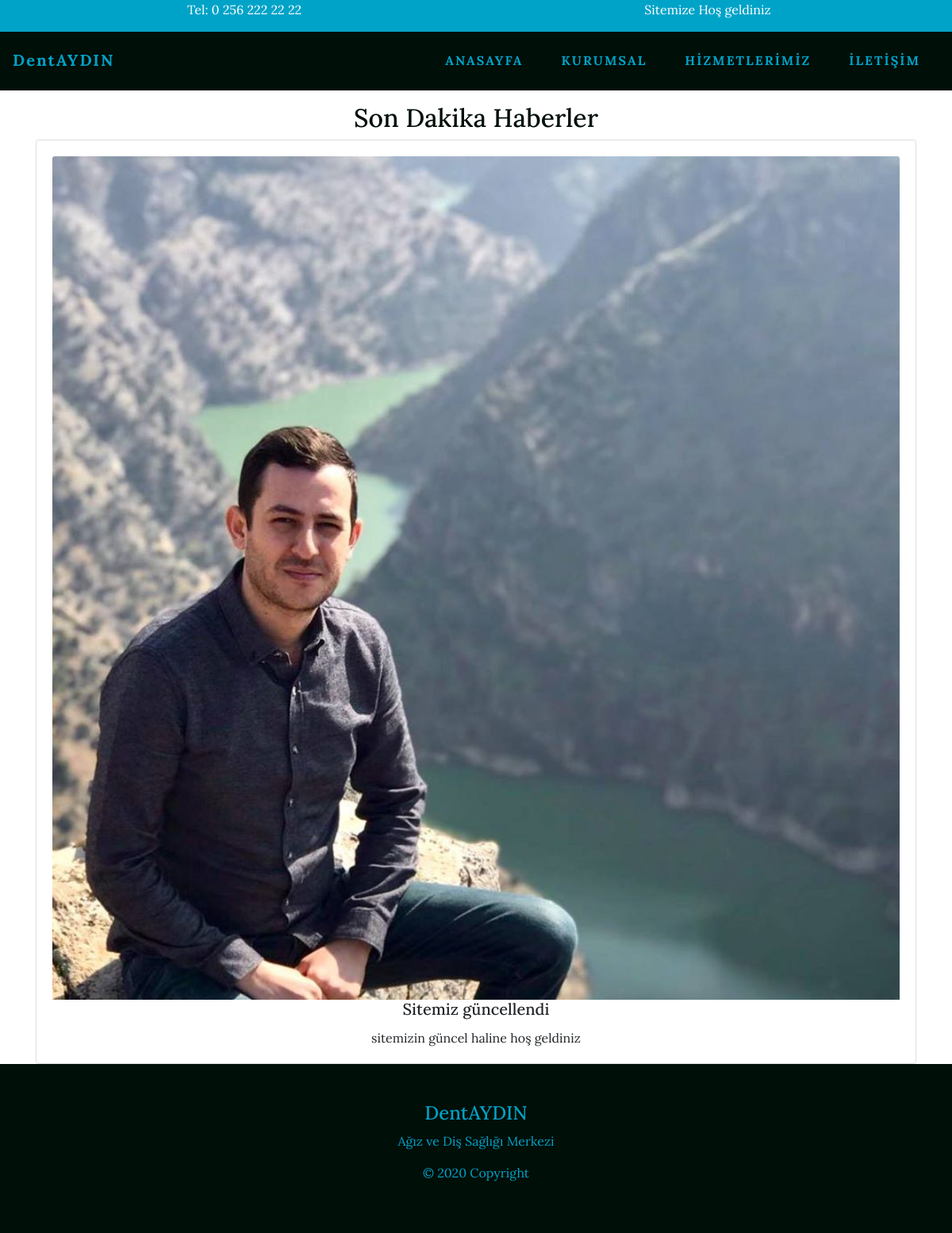
The app's page /posts/4/ with its own data.
### news/models.py (models this page shows, shortened)
class LatestPost(models.Model):
    LatestTitle = models.CharField(max_length=100, verbose_name="Başlık")
    LatestImage = models.ImageField(upload_to='images/', null=True)
    LatestContent = RichTextField(verbose_name="İçerik")
    date = models.DateTimeField(auto_now_add=True)

### news/views.py (the view)
# urls.py: path('posts/<int:id>/', LatestPostDetail.as_view(), name="latestpost_detail")
class LatestPostDetail(DetailView):
    model = LatestPost
    template_name = "posts/latestpost_detail.html"
    queryset = LatestPost.objects.all()
    def get_object(self):
        id_ = self.kwargs.get("id")
        return get_object_or_404(LatestPost, id=id_)

### templates/posts/latestpost_detail.html
{% extends 'base.html' %} {% block content %} {% load static %}
<div class="container">
    <div class="row mt-3">
        <div class="col-sm-12 text-center">
            <h2>Son Dakika Haberler</h2>
            <div class="card" style="width: auto;">
                <div class="card-body">
                    <img class="card-img-top img-fluid" src="{{object.LatestImage.url}}" />
                    <h5 class="card-title">{{object.LatestTitle}}</h5>
                    <p class="card-text">{{object.LatestContent|safe}}</p>
                </div>
            </div>
        </div>
</div>
</div>
{% endblock content%}

### static/css/main.css (style rules this page uses)
* { padding: 0; margin: 0; box-sizing: border-box; }
body { font-family: "Lora", serif; }
h2 { color: #000F08; }

### records on screen
LatestPost: LatestImage (picture), LatestTitle "Sitemiz güncellendi", LatestContent "sitemizin güncel haline hoş geldiniz"
